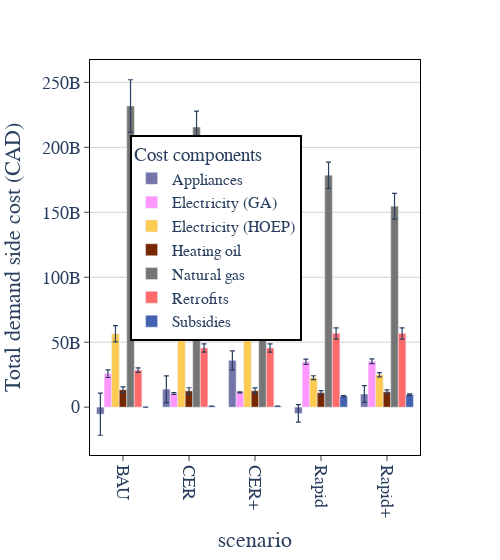

The notebook cell this image was saved under:
### Code cell
fig = px.bar(abm_results_uncertain.reset_index(), y="mean", color="variable", error_y="ci", x="scenario", template="plotly", width=500, barmode="group", color_discrete_map=ABM_colors)
fig = sciencify_plotly_fig(fig)
fig.update_traces(error_y={"thickness":1.2, "width":2.5})
fig.update_xaxes(showgrid=False, tickangle=90)
# fig.update_yaxes(range=(0,max(results["mean"]*1.2)))
fig.update_layout(legend=dict(x=.12,y=.55, title="Components", font_size=16, title_font_size=18, borderwidth=2, bordercolor="black"))

fig.update_layout(yaxis_title="Total demand side cost (CAD)", legend_title="Cost components", font_family="cm", font_size=18)
fig.write_image(f"abm_total_costs_uncert_{date_str}.svg")
fig.write_image(f"abm_total_costs_uncert_{date_str}.pdf")
fig

### Figure 1 — Plotly figure (JSON) as saved in the notebook; plotly's stock layout.template omitted (floating-point values rounded to 4 significant figures)
{"data": [{"alignmentgroup": "True", "error_y": {"array": [16250000000.0, 10360000000.0, 7345000000.0, 6712000000.0, 6405000000.0], "thickness": 1.2, "width": 2.5}, "hovertemplate": "variable=Appliances<br>scenario=%{x}<br>mean=%{y}<extra></extra>", "legendgroup": "Appliances", "marker": {"color": "#7575ab", "pattern": {"shape": ""}}, "name": "Appliances", "offsetgroup": "Appliances", "orientation": "v", "showlegend": true, "textposition": "auto", "type": "bar", "x": ["BAU", "CER", "CER+", "Rapid", "Rapid+"], "xaxis": "x", "y": [-5384000000.0, 13780000000.0, 36030000000.0, -4829000000.0, 10100000000.0], "yaxis": "y"}, {"alignmentgroup": "True", "error_y": {"array": [2922000000.0, 686000000.0, 460300000.0, 2083000000.0, 1755000000.0], "thickness": 1.2, "width": 2.5}, "hovertemplate": "variable=Electricity (GA)<br>scenario=%{x}<br>mean=%{y}<extra></extra>", "legendgroup": "Electricity (GA)", "marker": {"color": "#FF97FF", "pattern": {"shape": ""}}, "name": "Electricity (GA)", "offsetgroup": "Electricity (GA)", "orientation": "v", "showlegend": true, "textposition": "auto", "type": "bar", "x": ["BAU", "CER", "CER+", "Rapid", "Rapid+"], "xaxis": "x", "y": [25730000000.0, 10440000000.0, 11350000000.0, 34940000000.0, 35330000000.0], "yaxis": "y"}, {"alignmentgroup": "True", "error_y": {"array": [6258000000.0, 4218000000.0, 2085000000.0, 1509000000.0, 1649000000.0], "thickness": 1.2, "width": 2.5}, "hovertemplate": "variable=Electricity (HOEP)<br>scenario=%{x}<br>mean=%{y}<extra></extra>", "legendgroup": "Electricity (HOEP)", "marker": {"color": "#FECB52", "pattern": {"shape": ""}}, "name": "Electricity (HOEP)", "offsetgroup": "Electricity (HOEP)", "orientation": "v", "showlegend": true, "textposition": "auto", "type": "bar", "x": ["BAU", "CER", "CER+", "Rapid", "Rapid+"], "xaxis": "x", "y": [56470000000.0, 57630000000.0, 65560000000.0, 22640000000.0, 25000000000.0], "yaxis": "y"}, {"alignmentgroup": "True", "error_y": {"array": [2241000000.0, 2419000000.0, 2284000000.0, 1576000000.0, 1440000000.0], "thickness": 1.2, "width": 2.5}, "hovertemplate": "variable=Heating oil<br>scenario=%{x}<br>mean=%{y}<extra></extra>", "legendgroup": "Heating oil", "marker": {"color": "#772700", "pattern": {"shape": ""}}, "name": "Heating oil", "offsetgroup": "Heating oil", "orientation": "v", "showlegend": true, "textposition": "auto", "type": "bar", "x": ["BAU", "CER", "CER+", "Rapid", "Rapid+"], "xaxis": "x", "y": [13340000000.0, 12510000000.0, 12600000000.0, 11130000000.0, 11820000000.0], "yaxis": "y"}, {"alignmentgroup": "True", "error_y": {"array": [20160000000.0, 12230000000.0, 7017000000.0, 10180000000.0, 9896000000.0], "thickness": 1.2, "width": 2.5}, "hovertemplate": "variable=Natural gas<br>scenario=%{x}<br>mean=%{y}<extra></extra>", "legendgroup": "Natural gas", "marker": {"color": "#757575", "pattern": {"shape": ""}}, "name": "Natural gas", "offsetgroup": "Natural gas", "orientation": "v", "showlegend": true, "textposition": "auto", "type": "bar", "x": ["BAU", "CER", "CER+", "Rapid", "Rapid+"], "xaxis": "x", "y": [231900000000.0, 215600000000.0, 188800000000.0, 178500000000.0, 154600000000.0], "yaxis": "y"}, {"alignmentgroup": "True", "error_y": {"array": [1751000000.0, 3147000000.0, 3147000000.0, 4316000000.0, 4316000000.0], "thickness": 1.2, "width": 2.5}, "hovertemplate": "variable=Retrofits<br>scenario=%{x}<br>mean=%{y}<extra></extra>", "legendgroup": "Retrofits", "marker": {"color": "#ff6b6b", "pattern": {"shape": ""}}, "name": "Retrofits", "offsetgroup": "Retrofits", "orientation": "v", "showlegend": true, "textposition": "auto", "type": "bar", "x": ["BAU", "CER", "CER+", "Rapid", "Rapid+"], "xaxis": "x", "y": [28500000000.0, 45560000000.0, 45560000000.0, 56740000000.0, 56740000000.0], "yaxis": "y"}, {"alignmentgroup": "True", "error_y": {"array": [0, 54330000.0, 54180000.0, 490000000.0, 607900000.0], "thickness": 1.2, "width": 2.5}, "hovertemplate": "variable=Subsidies<br>scenario=%{x}<br>mean=%{y}<extra></extra>", "legendgroup": "Subsidies", "marker": {"color": "#4361ae", "pattern": {"shape": ""}}, "name": "Subsidies", "offsetgroup": "Subsidies", "orientation": "v", "showlegend": true, "textposition": "auto", "type": "bar", "x": ["BAU", "CER", "CER+", "Rapid", "Rapid+"], "xaxis": "x", "y": [0, 758100000.0, 763300000.0, 8480000000.0, 9602000000.0], "yaxis": "y"}], "layout": {"barmode": "group", "font": {"family": "cm", "size": 18}, "legend": {"bordercolor": "black", "borderwidth": 2, "font": {"size": 16}, "title": {"text": "Cost components"}, "tracegroupgap": 0, "x": 0.12, "y": 0.55}, "margin": {"t": 60}, "plot_bgcolor": "white", "width": 500, "xaxis": {"anchor": "y", "domain": [0, 1], "gridcolor": "lightgrey", "linecolor": "black", "mirror": true, "showgrid": false, "showline": true, "tickangle": 90, "ticks": "outside", "title": {"text": "scenario"}}, "yaxis": {"anchor": "x", "domain": [0, 1], "gridcolor": "lightgrey", "linecolor": "black", "mirror": true, "showline": true, "ticks": "outside", "title": {"text": "Total demand side cost (CAD)"}}}}
